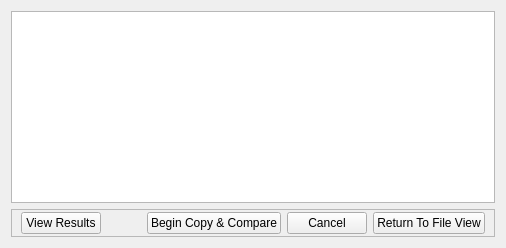
             <widget class="QWidget" name="page05_03">
              <layout class="QGridLayout" name="gridLayout_81">
               <item row="5" column="0" rowspan="2">
                <widget class="QFrame" name="frame05_04">
                 <property name="sizePolicy">
                  <sizepolicy hsizetype="Preferred" vsizetype="Preferred">
                   <horstretch>0</horstretch>
                   <verstretch>0</verstretch>
                  </sizepolicy>
                 </property>
                 <property name="minimumSize">
                  <size>
                   <width>0</width>
                   <height>0</height>
                  </size>
                 </property>
                 <property name="frameShape">
                  <enum>QFrame::StyledPanel</enum>
                 </property>
                 <property name="frameShadow">
                  <enum>QFrame::Raised</enum>
                 </property>
                 <layout class="QHBoxLayout" name="horizontalLayout_31">
                  <property name="topMargin">
                   <number>2</number>
                  </property>
                  <property name="bottomMargin">
                   <number>2</number>
                  </property>
                  <item>
                   <widget class="QPushButton" name="pushButton_viewResults05">
                    <property name="text">
                     <string>View Results</string>
                    </property>
                   </widget>
                  </item>
                  <item>
                   <spacer name="horizontalSpacer05_03">
                    <property name="orientation">
                     <enum>Qt::Horizontal</enum>
                    </property>
                    <property name="sizeHint" stdset="0">
                     <size>
                      <width>40</width>
                      <height>20</height>
                     </size>
                    </property>
                   </spacer>
                  </item>
                  <item>
                   <widget class="QPushButton" name="pushButton_startCopy05">
                    <property name="text">
                     <string>Begin Copy &amp;&amp; Compare</string>
                    </property>
                   </widget>
                  </item>
                  <item>
                   <widget class="QPushButton" name="pushButton_cancelCopy05">
                    <property name="text">
                     <string>Cancel</string>
                    </property>
                   </widget>
                  </item>
                  <item>
                   <widget class="QPushButton" name="pushButton_return05">
                    <property name="sizePolicy">
                     <sizepolicy hsizetype="Minimum" vsizetype="Fixed">
                      <horstretch>0</horstretch>
                      <verstretch>0</verstretch>
                     </sizepolicy>
                    </property>
                    <property name="text">
                     <string>Return To File View</string>
                    </property>
                   </widget>
                  </item>
                 </layout>
                </widget>
               </item>
               <item row="0" column="0">
                <widget class="QTextBrowser" name="textBrowser_showCopy05">
                 <property name="sizePolicy">
                  <sizepolicy hsizetype="Expanding" vsizetype="Expanding">
                   <horstretch>0</horstretch>
                   <verstretch>0</verstretch>
                  </sizepolicy>
                 </property>
                </widget>
               </item>
              </layout>
             </widget>
